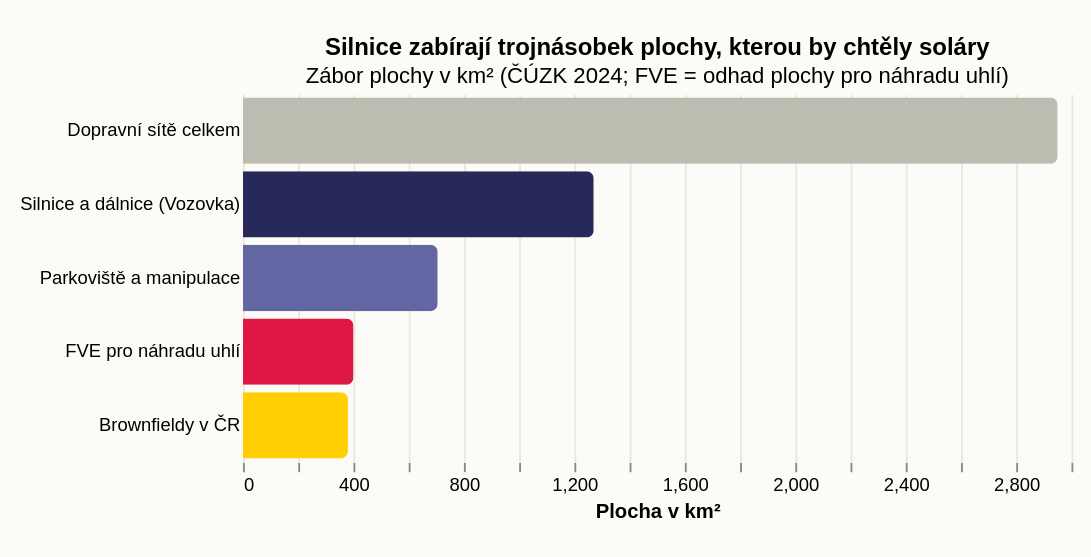

Express this chart as Vega-Lite.
### Vega-Lite specification from a JSON file in a GitHub repository (floating-point values rounded to 4 significant figures)
{"_source": "Zdroj: ČÚZK (2024), ŘSD (Délka vozovek), CzechInvest (Brownfieldy)", "$schema": "https://vega.github.io/schema/vega-lite/v5.json", "description": "Srovnání plochy v ČR: Doprava vs. Energetika", "width": 450, "height": 200, "padding": {"top": 20, "left": 10, "right": 10, "bottom": 20}, "autosize": {"type": "pad", "resize": true}, "background": "#fdfbf7", "title": {"text": "Silnice zabírají trojnásobek plochy, kterou by chtěly soláry", "subtitle": "Zábor plochy v km² (ČÚZK 2024; FVE = odhad plochy pro náhradu uhlí)"}, "data": {"values": [{"cat": "Dopravní sítě celkem", "val": 2950, "color": "#bcbcb0"}, {"cat": "Silnice a dálnice (Vozovka)", "val": 1270, "color": "#272a59"}, {"cat": "Parkoviště a manipulace", "val": 705, "color": "#6267a3"}, {"cat": "FVE pro náhradu uhlí", "val": 400, "color": "#de1743"}, {"cat": "Brownfieldy v ČR", "val": 380, "color": "#ffcf02"}]}, "mark": {"type": "bar", "tooltip": true, "cornerRadiusEnd": 4}, "encoding": {"y": {"field": "cat", "type": "nominal", "title": null, "sort": "-x", "axis": {"ticks": false, "domain": false}}, "x": {"field": "val", "type": "quantitative", "title": "Plocha v km²", "axis": {"gridColor": "#e8e8dc", "domain": false}}, "color": {"field": "color", "type": "nominal", "scale": null}}, "config": {"view": {"stroke": "transparent"}}}
